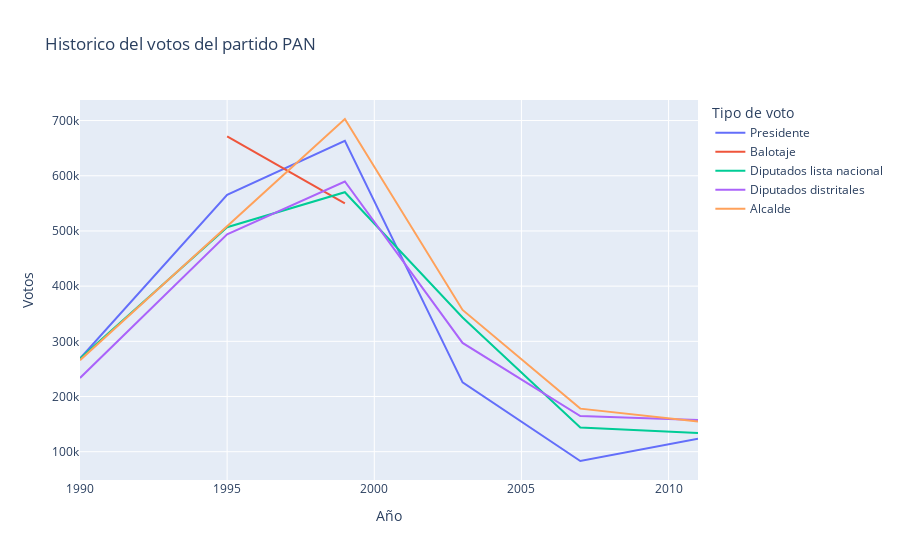
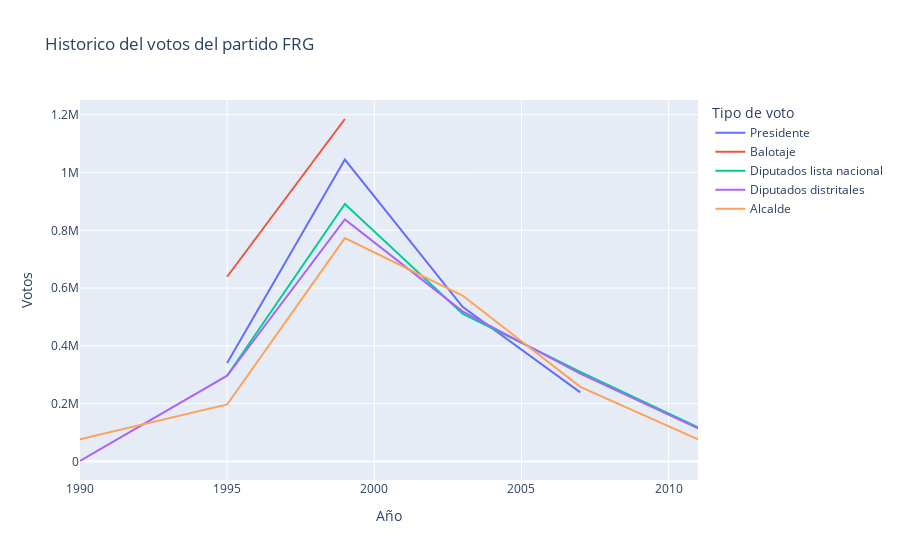
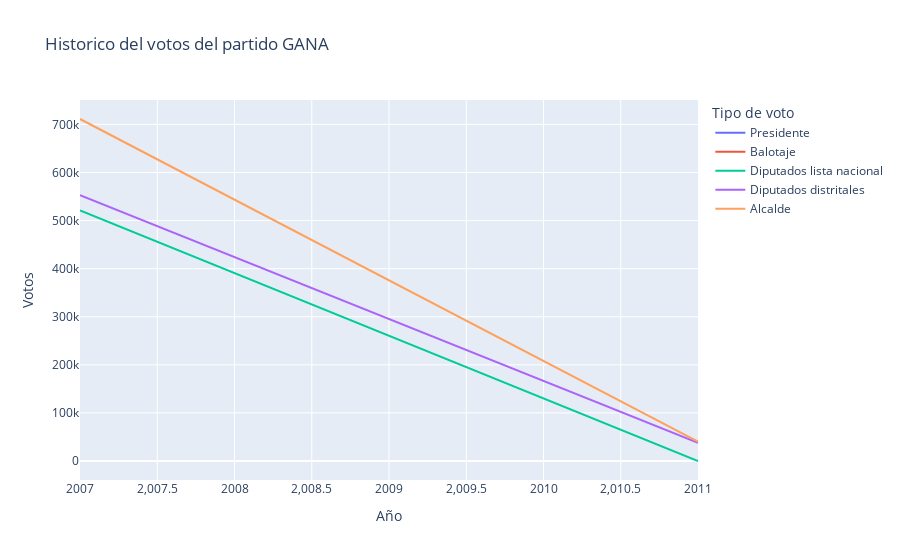

Write notebook code for charts like these, in order.
### Markdown cell above
## 1. Realice una función que permita graficar el resumen de votos obtenidos de un partido desde su fundación.

### Code cell
def grafica_votos_por_partido(partido):
    """Funcion para graficar los votos por cada año del partido, acepta la sigla del partido como parametro"""
    # años electorales
    años = [1985, 1990, 1995, 1999, 2003, 2007, 2011]

    # crear el dataframe
    partidos_i = partidos.set_index('sigla')  # referenciamos cada fila por su sigla 
    data = {
        'tipo': ['Presidente', 'Balotaje', 'Diputados lista nacional', 'Diputados distritales', 'Alcalde'],
    }

    # usar solo los años mayores al año de fundacion
    fundacion = partidos_i.loc[partido, 'fundacion']
    for año in [a for a in años if a >= fundacion]:
        # por cada año se obtienen los votos de cada tipo
        data[año] = [
            partidos_i.loc[partido, 'p' + str(año)[-2:] + '_v'],
            partidos_i.loc[partido, 'b' + str(año)[-2:] + '_v'],
            partidos_i.loc[partido, 'n' + str(año)[-2:] + '_v'],
            partidos_i.loc[partido, 'd' + str(año)[-2:] + '_v'],
            partidos_i.loc[partido, 'm' + str(año)[-2:] + '_v']
        ]
    # compilar todo en un dataframe
    votos_partido = pd.DataFrame(data)
    display(votos_partido.set_index('tipo'))

    # graficar
    fig = px.line(
        votos_partido.set_index('tipo').T, title=f'Historico del votos del partido {partido}',
        labels={'value': 'Votos', 'index': 'Año', 'tipo': 'Tipo de voto'}
    )
    fig.show()

# probar la funcion
grafica_votos_por_partido('PAN')
grafica_votos_por_partido('FRG')
grafica_votos_por_partido('GANA')

### Figure 1 — Plotly figure (JSON) as saved in the notebook; plotly's stock layout.template omitted (floating-point values rounded to 4 significant figures)
{"data": [{"hovertemplate": "Tipo de voto=Presidente<br>Año=%{x}<br>Votos=%{y}<extra></extra>", "legendgroup": "Presidente", "line": {"color": "#636efa", "dash": "solid"}, "marker": {"symbol": "circle"}, "mode": "lines", "name": "Presidente", "orientation": "v", "showlegend": true, "type": "scatter", "x": [1990, 1995, 1999, 2003, 2007, 2011], "xaxis": "x", "y": [268766, 565393, 663366, 225703, 83169, 123648], "yaxis": "y"}, {"hovertemplate": "Tipo de voto=Balotaje<br>Año=%{x}<br>Votos=%{y}<extra></extra>", "legendgroup": "Balotaje", "line": {"color": "#EF553B", "dash": "solid"}, "marker": {"symbol": "circle"}, "mode": "lines", "name": "Balotaje", "orientation": "v", "showlegend": true, "type": "scatter", "x": [1990, 1995, 1999, 2003, 2007, 2011], "xaxis": "x", "y": [null, 671358, 549936, null, null, null], "yaxis": "y"}, {"hovertemplate": "Tipo de voto=Diputados lista nacional<br>Año=%{x}<br>Votos=%{y}<extra></extra>", "legendgroup": "Diputados lista nacional", "line": {"color": "#00cc96", "dash": "solid"}, "marker": {"symbol": "circle"}, "mode": "lines", "name": "Diputados lista nacional", "orientation": "v", "showlegend": true, "type": "scatter", "x": [1990, 1995, 1999, 2003, 2007, 2011], "xaxis": "x", "y": [268766, 506789, 570108, 343326, 143935, 133684], "yaxis": "y"}, {"hovertemplate": "Tipo de voto=Diputados distritales<br>Año=%{x}<br>Votos=%{y}<extra></extra>", "legendgroup": "Diputados distritales", "line": {"color": "#ab63fa", "dash": "solid"}, "marker": {"symbol": "circle"}, "mode": "lines", "name": "Diputados distritales", "orientation": "v", "showlegend": true, "type": "scatter", "x": [1990, 1995, 1999, 2003, 2007, 2011], "xaxis": "x", "y": [233559, 493926, 589550, 297175, 164603, 157452], "yaxis": "y"}, {"hovertemplate": "Tipo de voto=Alcalde<br>Año=%{x}<br>Votos=%{y}<extra></extra>", "legendgroup": "Alcalde", "line": {"color": "#FFA15A", "dash": "solid"}, "marker": {"symbol": "circle"}, "mode": "lines", "name": "Alcalde", "orientation": "v", "showlegend": true, "type": "scatter", "x": [1990, 1995, 1999, 2003, 2007, 2011], "xaxis": "x", "y": [265870, 508979, 702834, 356878, 178072, 154646], "yaxis": "y"}], "layout": {"legend": {"title": {"text": "Tipo de voto"}, "tracegroupgap": 0}, "title": {"text": "Historico del votos del partido PAN"}, "xaxis": {"anchor": "y", "domain": [0, 1], "title": {"text": "Año"}}, "yaxis": {"anchor": "x", "domain": [0, 1], "title": {"text": "Votos"}}}}

### Figure 2 — Plotly figure (JSON) as saved in the notebook; plotly's stock layout.template omitted (floating-point values rounded to 4 significant figures)
{"data": [{"hovertemplate": "Tipo de voto=Presidente<br>Año=%{x}<br>Votos=%{y}<extra></extra>", "legendgroup": "Presidente", "line": {"color": "#636efa", "dash": "solid"}, "marker": {"symbol": "circle"}, "mode": "lines", "name": "Presidente", "orientation": "v", "showlegend": true, "type": "scatter", "x": [1990, 1995, 1999, 2003, 2007, 2011], "xaxis": "x", "y": [null, 341364, 1044720, 535136, 239174, null], "yaxis": "y"}, {"hovertemplate": "Tipo de voto=Balotaje<br>Año=%{x}<br>Votos=%{y}<extra></extra>", "legendgroup": "Balotaje", "line": {"color": "#EF553B", "dash": "solid"}, "marker": {"symbol": "circle"}, "mode": "lines", "name": "Balotaje", "orientation": "v", "showlegend": true, "type": "scatter", "x": [1990, 1995, 1999, 2003, 2007, 2011], "xaxis": "x", "y": [null, 639402, 1185160, null, null, null], "yaxis": "y"}, {"hovertemplate": "Tipo de voto=Diputados lista nacional<br>Año=%{x}<br>Votos=%{y}<extra></extra>", "legendgroup": "Diputados lista nacional", "line": {"color": "#00cc96", "dash": "solid"}, "marker": {"symbol": "circle"}, "mode": "lines", "name": "Diputados lista nacional", "orientation": "v", "showlegend": true, "type": "scatter", "x": [1990, 1995, 1999, 2003, 2007, 2011], "xaxis": "x", "y": [null, 296883, 891429, 511293, 310205, 118371], "yaxis": "y"}, {"hovertemplate": "Tipo de voto=Diputados distritales<br>Año=%{x}<br>Votos=%{y}<extra></extra>", "legendgroup": "Diputados distritales", "line": {"color": "#ab63fa", "dash": "solid"}, "marker": {"symbol": "circle"}, "mode": "lines", "name": "Diputados distritales", "orientation": "v", "showlegend": true, "type": "scatter", "x": [1990, 1995, 1999, 2003, 2007, 2011], "xaxis": "x", "y": [1875, 296894, 837484, 519515, 304191, 115101], "yaxis": "y"}, {"hovertemplate": "Tipo de voto=Alcalde<br>Año=%{x}<br>Votos=%{y}<extra></extra>", "legendgroup": "Alcalde", "line": {"color": "#FFA15A", "dash": "solid"}, "marker": {"symbol": "circle"}, "mode": "lines", "name": "Alcalde", "orientation": "v", "showlegend": true, "type": "scatter", "x": [1990, 1995, 1999, 2003, 2007, 2011], "xaxis": "x", "y": [77446, 197442, 773173, 574404, 258377, 76452], "yaxis": "y"}], "layout": {"legend": {"title": {"text": "Tipo de voto"}, "tracegroupgap": 0}, "title": {"text": "Historico del votos del partido FRG"}, "xaxis": {"anchor": "y", "domain": [0, 1], "title": {"text": "Año"}}, "yaxis": {"anchor": "x", "domain": [0, 1], "title": {"text": "Votos"}}}}

### Figure 3 — Plotly figure (JSON) as saved in the notebook; plotly's stock layout.template omitted (floating-point values rounded to 4 significant figures)
{"data": [{"hovertemplate": "Tipo de voto=Presidente<br>Año=%{x}<br>Votos=%{y}<extra></extra>", "legendgroup": "Presidente", "line": {"color": "#636efa", "dash": "solid"}, "marker": {"symbol": "circle"}, "mode": "lines", "name": "Presidente", "orientation": "v", "showlegend": true, "type": "scatter", "x": [2007, 2011], "xaxis": "x", "y": [565017, null], "yaxis": "y"}, {"hovertemplate": "Tipo de voto=Balotaje<br>Año=%{x}<br>Votos=%{y}<extra></extra>", "legendgroup": "Balotaje", "line": {"color": "#EF553B", "dash": "solid"}, "marker": {"symbol": "circle"}, "mode": "lines", "name": "Balotaje", "orientation": "v", "showlegend": true, "type": "scatter", "x": [2007, 2011], "xaxis": "x", "y": [null, null], "yaxis": "y"}, {"hovertemplate": "Tipo de voto=Diputados lista nacional<br>Año=%{x}<br>Votos=%{y}<extra></extra>", "legendgroup": "Diputados lista nacional", "line": {"color": "#00cc96", "dash": "solid"}, "marker": {"symbol": "circle"}, "mode": "lines", "name": "Diputados lista nacional", "orientation": "v", "showlegend": true, "type": "scatter", "x": [2007, 2011], "xaxis": "x", "y": [521321, 0], "yaxis": "y"}, {"hovertemplate": "Tipo de voto=Diputados distritales<br>Año=%{x}<br>Votos=%{y}<extra></extra>", "legendgroup": "Diputados distritales", "line": {"color": "#ab63fa", "dash": "solid"}, "marker": {"symbol": "circle"}, "mode": "lines", "name": "Diputados distritales", "orientation": "v", "showlegend": true, "type": "scatter", "x": [2007, 2011], "xaxis": "x", "y": [553038, 37750], "yaxis": "y"}, {"hovertemplate": "Tipo de voto=Alcalde<br>Año=%{x}<br>Votos=%{y}<extra></extra>", "legendgroup": "Alcalde", "line": {"color": "#FFA15A", "dash": "solid"}, "marker": {"symbol": "circle"}, "mode": "lines", "name": "Alcalde", "orientation": "v", "showlegend": true, "type": "scatter", "x": [2007, 2011], "xaxis": "x", "y": [711276, 40093], "yaxis": "y"}], "layout": {"legend": {"title": {"text": "Tipo de voto"}, "tracegroupgap": 0}, "title": {"text": "Historico del votos del partido GANA"}, "xaxis": {"anchor": "y", "domain": [0, 1], "title": {"text": "Año"}}, "yaxis": {"anchor": "x", "domain": [0, 1], "title": {"text": "Votos"}}}}
